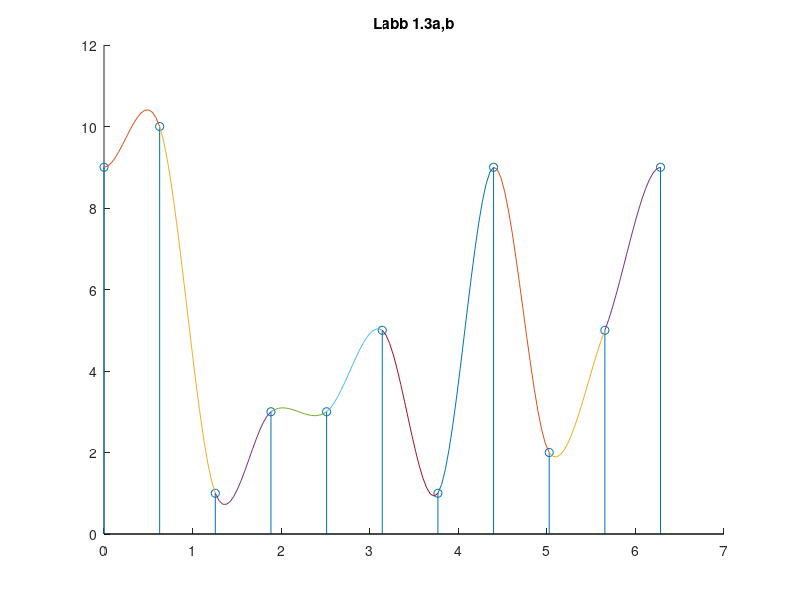
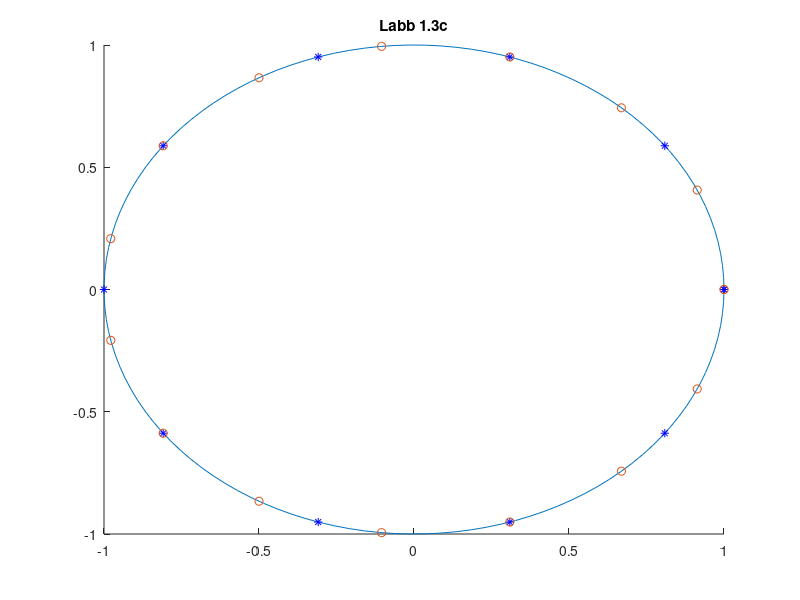

Recreate these plots in MATLAB, in order.
hold on
z = [8 9 0 2 2 4 0 8 1 4] + 1;
z = [z z(1)];

v = linspace(0, 2*pi, length(z));

title('Labb 1.3a,b')

stem(v, z)

powers = 0:length(v)-1;
k = ((repmat(v', 1, length(v)).^repmat(powers, length(powers), 1)) \ z')';;

x = linspace(0, 2*pi, 512);

y = [];

for i = 1:length(x)
	y = [y sum(k.*repmat(x(i), 1, length(powers)).^powers)];
end

%plot(x, y)

%del b

k = [0];

h = v(2);

for i = 2:length(z)-1
	k = [k (z(i+1)-z(i-1))/(2*h)]; %y-värdet för före och efter, delat med avståndet mellan varje punkt (h)
end

k = [k 0];

y = [];

for i = 1:length(z)-1
	y = []
	dy = z(i+1) - z(i);
	for t = linspace(0,1,16)
		g = h*k(i)-dy;
		c = 2*dy-h*(k(i)+k(i+1));
		y = [y (z(i)+t*dy+t*(1-t)*g+t*t*(1-t)*c)];
	end
	plot((i-1)*2*pi/10+linspace(0, 2*pi/10, length(y)), y)
end

niceangle = linspace(0, 2*pi, length(y));
%plot(niceangle, y, 'k');

% del c

figure(2)
title('Labb 1.3c')
hold on

angle = linspace(0,2*pi,128);

plot3(cos(angle), sin(angle), zeros(size(angle)))

stem3(cos(v), sin(v), z, '*b')
stem3(cos(niceangle), sin(niceangle), y)
